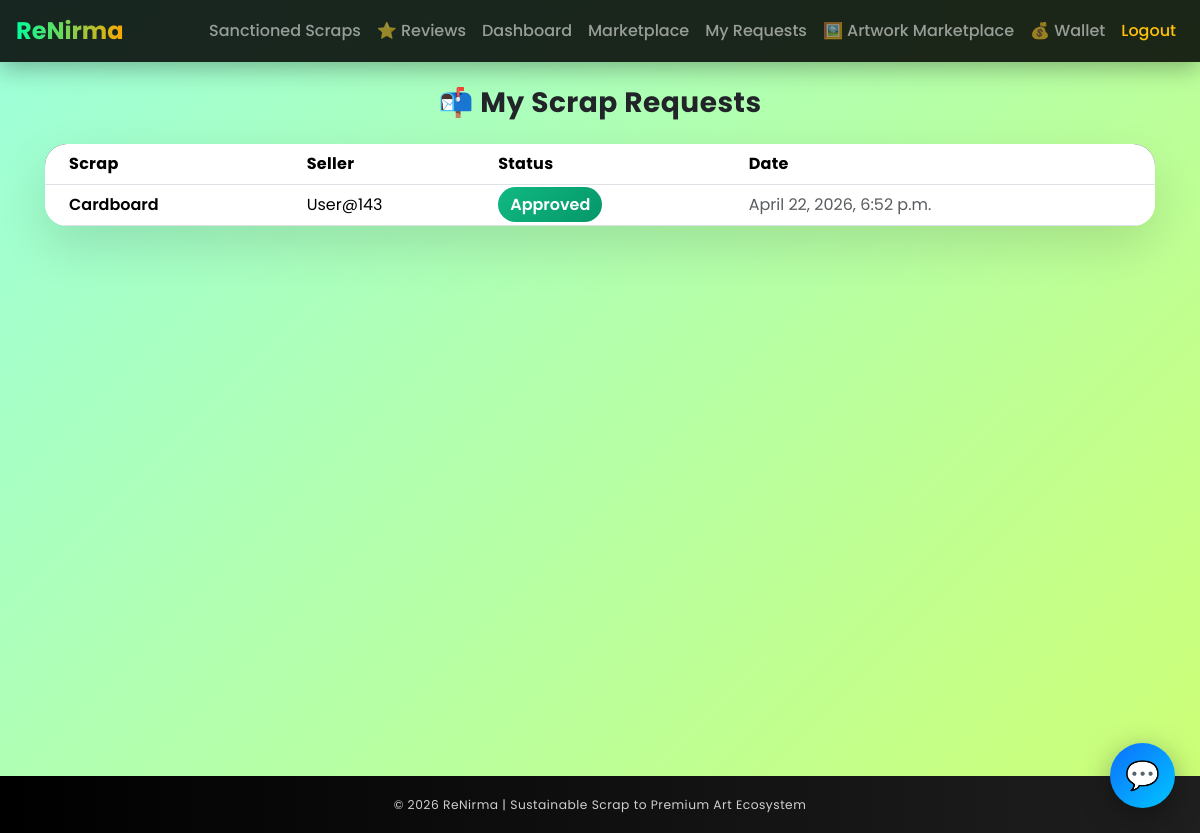
The page /scrap/my-sent-requests/ (signed in) on the database its author committed.
### scrap/models.py (models this page shows, shortened)
class ScrapRequest(models.Model):
    STATUS_CHOICES = (
        ('pending', 'Pending'),
        ('approved', 'Approved'),
        ('rejected', 'Rejected'),
    )
    scrap = models.ForeignKey(
        Scrap,
        on_delete=models.CASCADE,
        related_name="requests"
    )
    requested_by = models.ForeignKey(
        settings.AUTH_USER_MODEL,
        on_delete=models.CASCADE,
        related_name="my_requests"
    )
    status = models.CharField(
        max_length=20,
        choices=STATUS_CHOICES,
        default="pending"
    )
    is_paid = models.BooleanField(default=False)
    requested_at = models.DateTimeField(auto_now_add=True)
    requested_weight = models.FloatField(default=0)
    pickup_status = models.CharField(
        max_length=20,
        choices=[
            ("pending", "Pending"),
            ("scheduled", "Scheduled"),
            ("picked", "Picked Up"),
            ("completed", "Completed"),
        ],
        default="pending"
    )
    pickup_deadline = models.DateTimeField(null=True, blank=True)
    pickup_time = models.CharField(
        max_length=20,
        choices=[
            ("morning", "Morning"),
            ("afternoon", "Afternoon"),
            ("evening", "Evening")
        ],
        blank=True,
        null=True
    )
    pickup_date = models.DateField(blank=True, null=True)
    pickup_contact = models.CharField(max_length=15, blank=True, null=True)

class Scrap(models.Model):
    CATEGORY_CHOICES = (
        ('plastic', 'Plastic'),
        ('metal', 'Metal'),
        ('paper', 'Paper'),
        ('ewaste', 'E-Waste'),
        ('glass', 'Glass'),
    )
    seller = models.ForeignKey(
        settings.AUTH_USER_MODEL,
        on_delete=models.CASCADE
    )
    category = models.CharField(max_length=50, choices=CATEGORY_CHOICES)
    weight_kg = models.FloatField()
    price_per_kg = models.FloatField()
    location = models.CharField(max_length=200)
    image = models.ImageField(
        upload_to="scrap_images/",
        blank=True,
        null=True
    )
    is_available = models.BooleanField(default=True)
    created_at = models.DateTimeField(auto_now_add=True)
    available_weight = models.FloatField(default=0)

### accounts/models.py (models this page shows, shortened)
class CustomUser(AbstractUser):
    ROLE_CHOICES = (
        ('user', 'User'),
        ('dealer', 'Dealer'),
        ('artist', 'Artist'),
    )
    role = models.CharField(
        max_length=20,
        choices=ROLE_CHOICES,
        default="user"
    )
    phone = models.CharField(max_length=15, blank=True, null=True)
    language = models.CharField(max_length=10, default="en")

### scrap/views.py (the view)
# urls.py: path("my-sent-requests/", views.my_requests, name="my_requests"),
@login_required
def my_requests(request):
    requests = ScrapRequest.objects.filter(
        requested_by=request.user
    ).select_related(
        "scrap",
        "scrap__seller"
    ).order_by("-requested_at")
    return render(
        request,
        "scrap/my_requests.html",
        {"requests": requests}
    )

### templates/scrap/my_requests.html (shortened to what this page needs)
{% extends "base.html" %}
{% block content %}
<h3 class="mb-4 req-title">
    📬 My Scrap Requests
</h3>
<div class="req-wrapper">
<div class="table-responsive">
<table class="table mb-0 align-middle">
    <thead>
        <tr>
            <th class="ps-4">Scrap</th>
            <th>Seller</th>
            <th>Status</th>
            <th>Date</th>
        </tr>
    </thead>
    <tbody>
        {% for r in requests %}
        <tr>
            <td class="ps-4 fw-semibold">
                {{ r.scrap.category|title }}
            </td>
            <td>
                {{ r.scrap.seller.username }}
            </td>
            <td>
                {% if r.status == "pending" %}
                    <span class="badge-pending">Pending</span>
                {% elif r.status == "approved" %}
                    <span class="badge-approved">Approved</span>
                {% elif r.status == "rejected" %}
                    <span class="badge-rejected">Rejected</span>
                {% elif r.status == "converted" %}
                    <span class="badge-converted">Converted</span>
                {% else %}
                    <span class="badge-unknown">{{ r.status }}</span>
                {% endif %}
            </td>
            <td class="text-muted">
                {{ r.requested_at }}
            </td>
        </tr>
        {% endfor %}
    </tbody>
</table>
</div>
</div>
{% endblock %}

### templates/base.html (style rules this page uses)
body { font-family: 'Poppins', sans-serif; background: linear-gradient(135deg,#9cffdb,#ceff74); min-height: 100vh; overflow-x: hidden; }
* { box-sizing: border-box; }
.table-responsive { width: 100%; overflow-x: auto; }
body { overflow-x: hidden; }

### templates/scrap/my_requests.html (style rules this page uses)
.req-title { text-align:center; font-weight:700; letter-spacing:.5px; }
.req-wrapper { border-radius:22px; overflow:hidden; background:rgba(255,255,255,.95); backdrop-filter: blur(6px); box-shadow:0 20px 50px rgba(0,0,0,.12); }
.req-wrapper thead { background:linear-gradient(135deg,#111827,#1f2937); color:#fff; letter-spacing:.3px; }
.req-wrapper tbody tr { transition:all .3s ease; }
.badge-approved { background:linear-gradient(135deg,#10b981,#059669); color:#fff; padding:6px 12px; border-radius:30px; font-weight:600; }

### rows shown on the page
ScrapRequest: scrap.category "Cardboard", scrap.seller.username "User@143", status "Approved", requested_at "April 22, 2026, 6:52 p.m."
